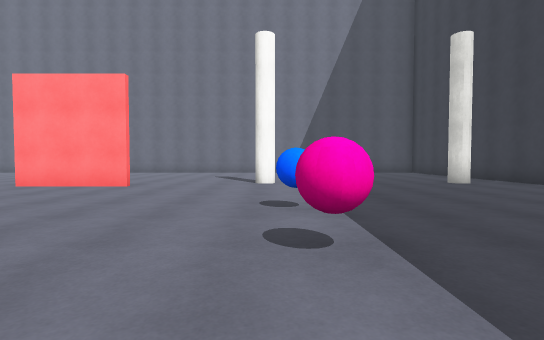
View 1 (above)

19 first-person views from a walk through a Unity game level. The camera is 1.2 m above the floor, tilts 2° down and sees 85° across. The floor is counted in squares, 2 m on a side. Each view is taken from the middle of a square. On the plan, view 1 faces up. The plan holds only what a view shows up to about 9 squares ahead; the rest is blank. The player is left out. Surface patterns are stand-ins for the level's own textures.

View 2
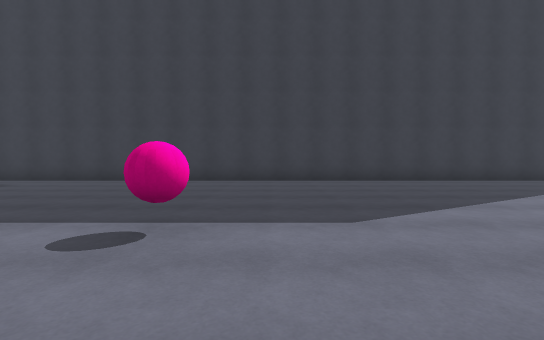

View 3
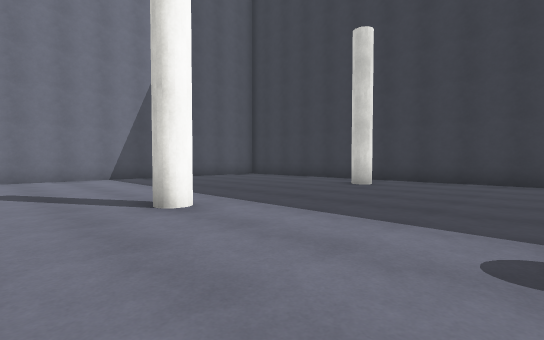

View 4
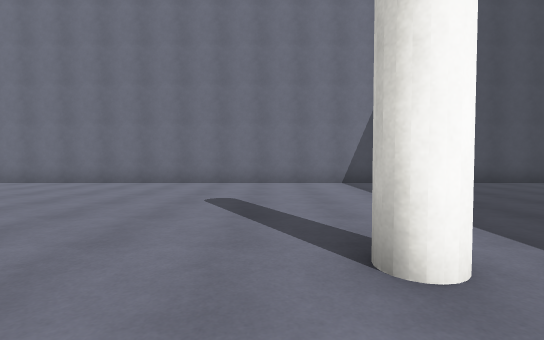

View 5
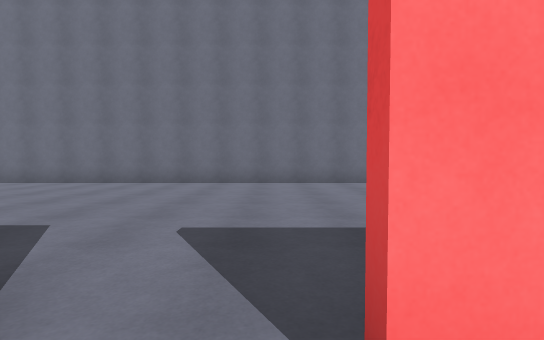

View 6
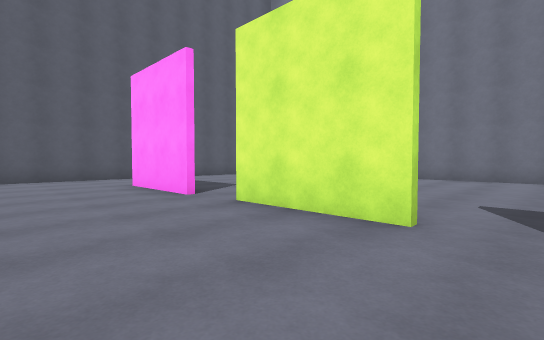

View 7
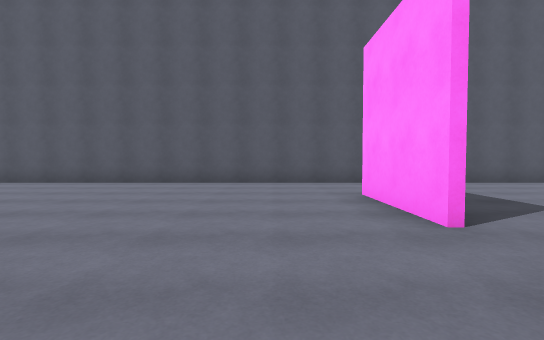

View 8
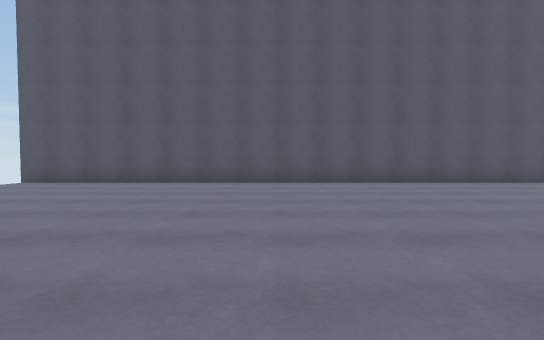

View 9
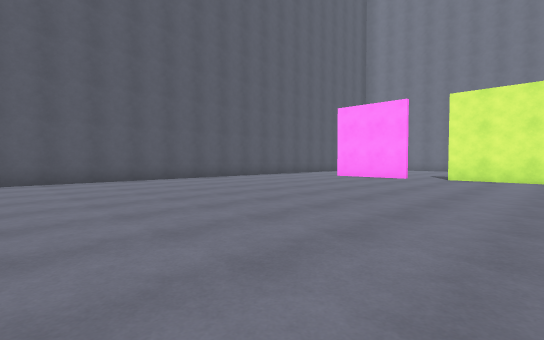

View 10
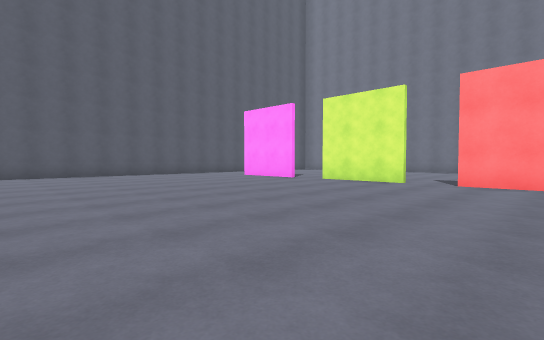

View 11
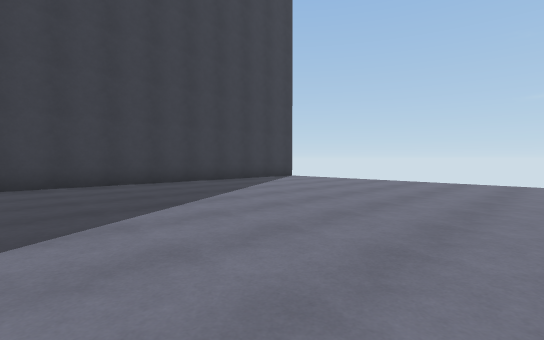

View 12
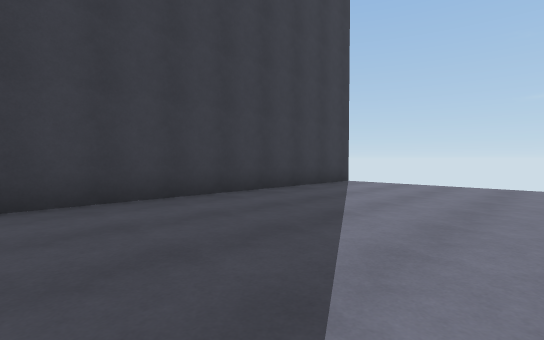

View 13
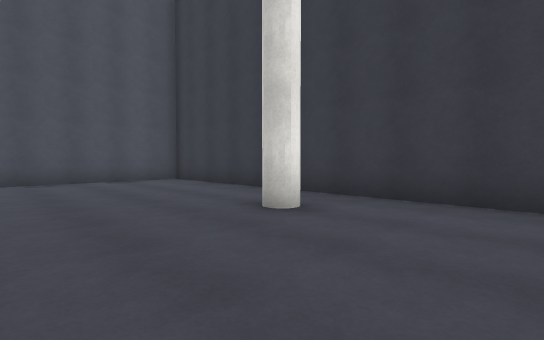

View 14
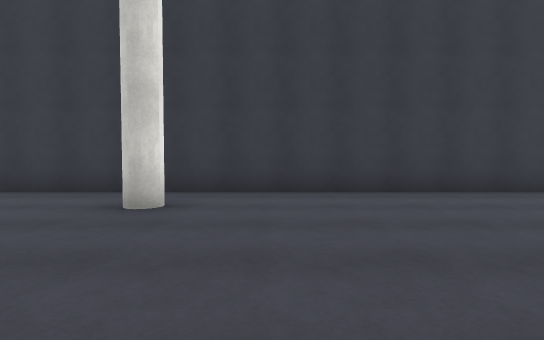

View 15
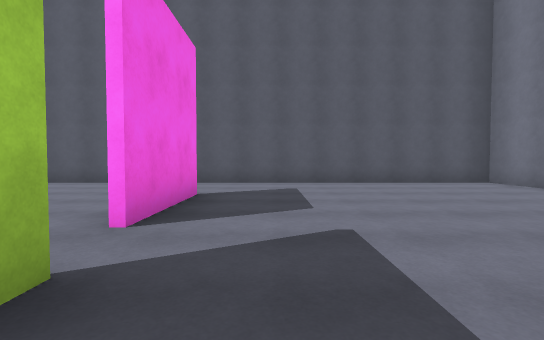

View 16
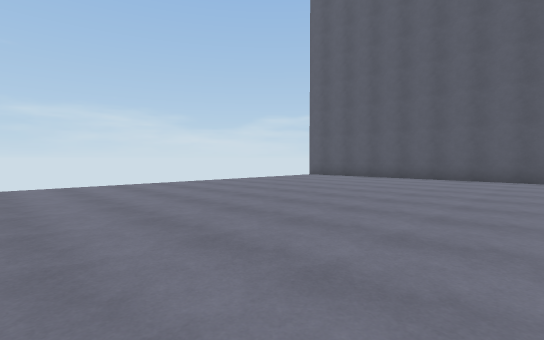

View 17
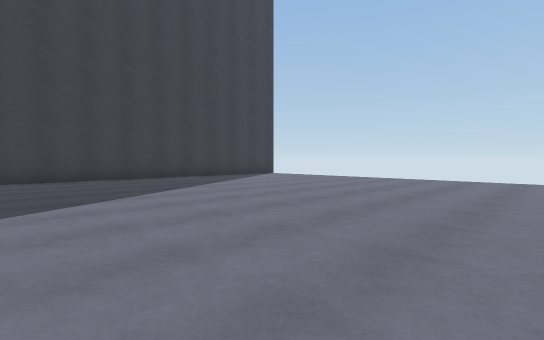

View 18
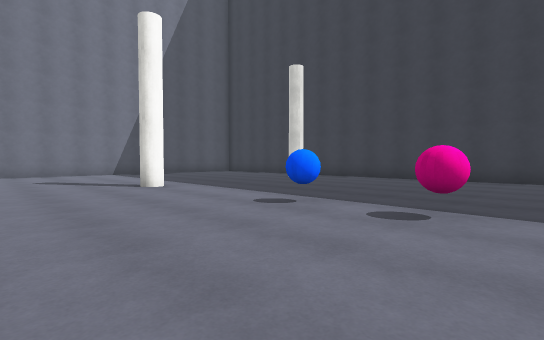

View 19
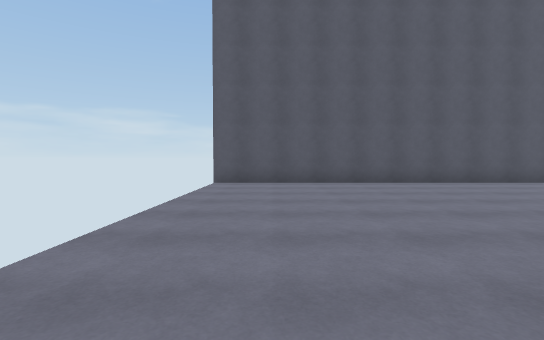

### Floor plan
Points are (right, up) in squares from view 1. A wall is a line through its corners. A room is listed if a view was taken in it or the views show most of it. See-through windows are left out.
Room 1 (views 1, 2, 3, 4, 5, 6, 7, 8, 9, 10, 11, 12, 13, 14, 15, 16, 17, 18, 19)
walls: (-3.1, 6.6) (-5.8, 6.6); (-6.9, 6.6) (-9.5, 6.6); (-10.5, 6.6) (-13.1, 6.6); (-13.1, 6.7) (-10.5, 6.7); (6.1, 13.6) (-15.7, 13.6) (-15.7, -9.6); (6.4, -9.6) (6.4, 13.4)
objects: other object (0, 2); other object (0, 4)

Positions as (right, up) in squares from view 1, and headings:
1: (0, 0), facing up
2: (-2, 1), facing right
3: (-2, 4), facing up-right
4: (-1, 6), facing up
5: (-6, 6), facing up
6: (-6, 4), facing up-left
7: (-8, 5), facing left
8: (-8, -3), facing left
9: (-7, -3), facing up-left
10: (-4, -1), facing up-left
11: (-1, -1), facing down-right
12: (2, -2), facing down-right
13: (2, 5), facing up-right
14: (1, 6), facing right
15: (-8, 8), facing left
16: (-6, -2), facing down-left
17: (-3, 0), facing down-right
18: (-3, 1), facing up-right
19: (-8, -8), facing left
